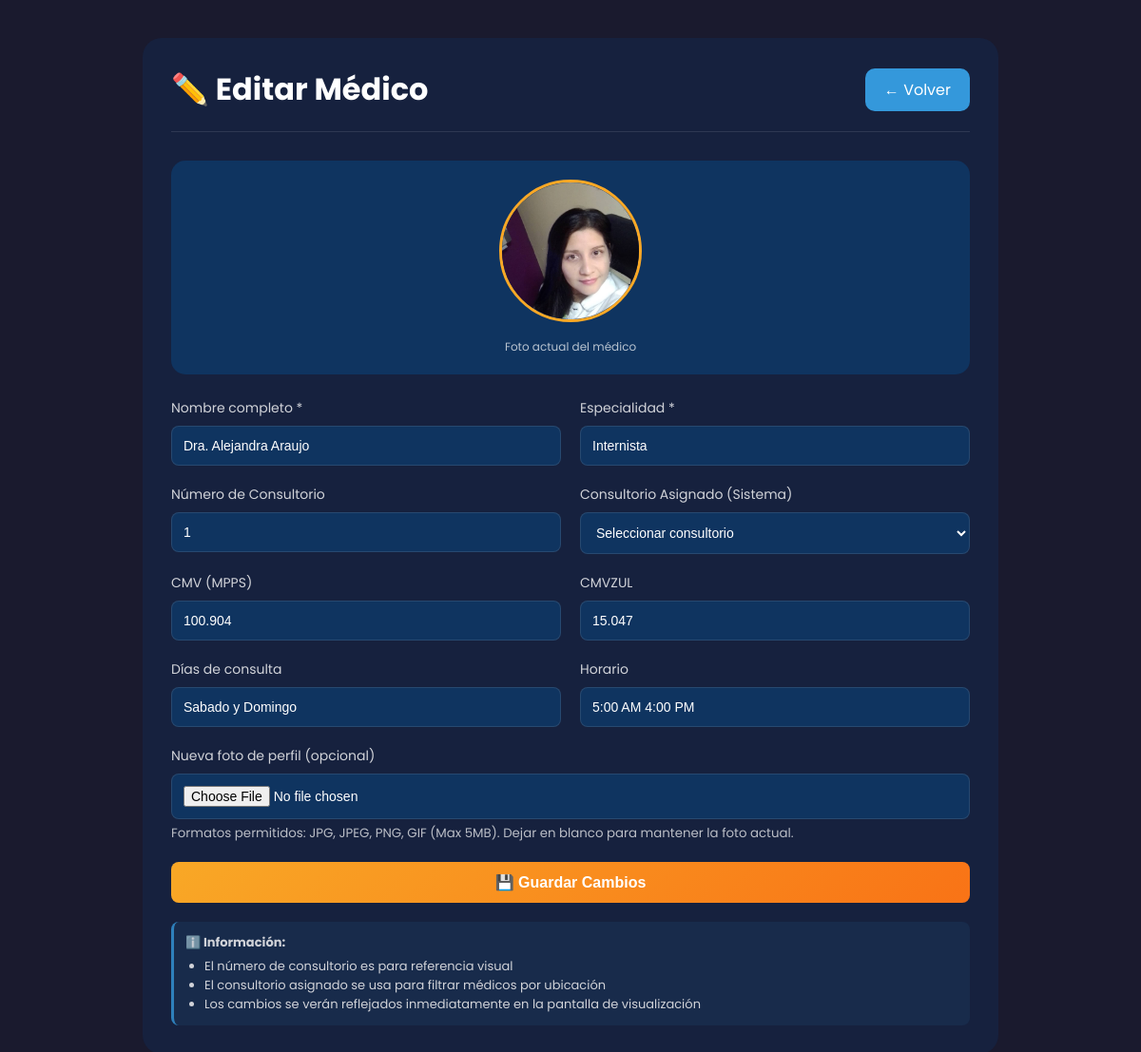
/admin/edit_doctor.php?id=1 (signed in), run on the app's committed database.
### tables this page shows
CREATE TABLE IF NOT EXISTS `medico` (
  `idmed` int(11) NOT NULL AUTO_INCREMENT,
  `nombrem` varchar(100) NOT NULL,
  `especialidad` varchar(100) NOT NULL,
  `foto` varchar(50) NOT NULL DEFAULT '',
  `fechas_consul` varchar(50) DEFAULT NULL,
  `horarios` varchar(50) DEFAULT NULL,
  `consultorio` varchar(50) DEFAULT NULL,
  `mpps` varchar(50) DEFAULT 'SIN REGISTRAR',
  `comezu` varchar(50) DEFAULT 'SIN REGISTRAR',
  `pacientes` varchar(300) DEFAULT NULL,
  `paciente_actual` varchar(50) DEFAULT NULL,
  `paciente_siguiente` varchar(50) DEFAULT NULL,
  `usuario_id` int(11) NOT NULL,
  `estado` int(11) NOT NULL DEFAULT 1,
  `timestamp` timestamp NOT NULL DEFAULT current_timestamp(),
  `consultory_id` int(11) DEFAULT NULL,
  PRIMARY KEY (`idmed`),
  KEY `usuario_id` (`usuario_id`),
  KEY `consultory_id` (`consultory_id`),
  CONSTRAINT `medico_ibfk_1` FOREIGN KEY (`usuario_id`) REFERENCES `usuario` (`idusuario`),
  CONSTRAINT `medico_ibfk_2` FOREIGN KEY (`consultory_id`) REFERENCES `consultory` (`id`) ON DELETE SET NULL
);

### includes/functions.php (called while the page is built, shortened)
<?php
function getDoctorById($conn, $doctor_id) {
    $query = "SELECT m.*, c.consultory_number, c.name as consultory_name, u.nombre as user_name
              FROM medico m
              LEFT JOIN consultory c ON m.consultory_id = c.id
              LEFT JOIN usuario u ON m.usuario_id = u.idusuario
              WHERE m.idmed = ? AND m.estado = 1";
    $stmt = mysqli_prepare($conn, $query);
    mysqli_stmt_bind_param($stmt, "i", $doctor_id);
    mysqli_stmt_execute($stmt);
    $result = mysqli_stmt_get_result($stmt);
    return mysqli_fetch_assoc($result);
}
function getDisplayDoctorPhoto($photo) {
    if ($photo && $photo != 'img_paciente.jpg' && $photo != 'img_paciente.png') {
        if (file_exists("../assets/uploads/doctors/" . $photo)) {
            return "../assets/uploads/doctors/" . $photo;
        } elseif (file_exists("../assets/uploads/doctors/" . $photo)) {
            return "../assets/uploads/doctors/" . $photo;
        } elseif (file_exists("img/uploads/" . $photo)) {
            return "img/uploads/" . $photo;
        }
    }
    return "img/img_paciente.jpg";
}
?>

### admin/edit_doctor.php (the view, shortened to what this page needs)
<?php
require_once '../conexion.php';
require_once '../includes/functions.php';
$doctor_id = isset($_GET['id']) ? (int)$_GET['id'] : 0;
$doctor = getDoctorById($conection, $doctor_id);
$photo_url = $doctor ? getDisplayDoctorPhoto($doctor['foto']) : '';
?>
<!DOCTYPE html>
<html lang="es">
<head>
</head>
<body>
    <div class="container">
        <div class="header">
            <h1>✏️ Editar Médico</h1>
            <a href="manage_doctors.php" class="btn-back">← Volver</a>
        </div>
        <?php if ($doctor): ?>
            <form method="POST" enctype="multipart/form-data">
                <?php if ($doctor['foto'] && $doctor['foto'] != 'img_paciente.jpg' && $doctor['foto'] != 'img_paciente.png'): ?>
                    <div class="current-photo">
                        <img src="<?php echo $photo_url; ?>" alt="Doctor">
                        <p>Foto actual del médico</p>
                    </div>
                <?php endif; ?>
                <div class="form-row">
                    <div class="form-group">
                        <label>Nombre completo *</label>
                        <input type="text" name="nombrem" value="<?php echo htmlspecialchars($doctor['nombrem']); ?>" required>
                    </div>
                    <div class="form-group">
                        <label>Especialidad *</label>
                        <input type="text" name="especialidad" value="<?php echo htmlspecialchars($doctor['especialidad']); ?>" required>
                    </div>
                </div>
                <div class="form-row">
                    <div class="form-group">
                        <label>Número de Consultorio</label>
                        <input type="text" name="consultorio" value="<?php echo htmlspecialchars($doctor['consultorio']); ?>" placeholder="Ej: 1, 2, 3">
                    </div>
                    <div class="form-group">
                        <label>Consultorio Asignado (Sistema)</label>
                        <select name="consultory_id">
                            <option value="">Seleccionar consultorio</option>
                        </select>
                    </div>
                </div>
                <div class="form-row">
                    <div class="form-group">
                        <label>CMV (MPPS)</label>
                        <input type="text" name="mpps" value="<?php echo htmlspecialchars($doctor['mpps']); ?>" placeholder="Número de registro MPPS">
                    </div>
                    <div class="form-group">
                        <label>CMVZUL</label>
                        <input type="text" name="comezu" value="<?php echo htmlspecialchars($doctor['comezu']); ?>" placeholder="Número de registro CMVZUL">
                    </div>
                </div>
                <div class="form-row">
                    <div class="form-group">
                        <label>Días de consulta</label>
                        <input type="text" name="fechas_consul" value="<?php echo htmlspecialchars($doctor['fechas_consul']); ?>" placeholder="Ej: Lunes a Viernes">
                    </div>
                    <div class="form-group">
                        <label>Horario</label>
                        <input type="text" name="horarios" value="<?php echo htmlspecialchars($doctor['horarios']); ?>" placeholder="Ej: 8:00 AM - 4:00 PM">
                    </div>
                </div>
                <div class="form-group">
                    <label>Nueva foto de perfil (opcional)</label>
                    <input type="file" name="foto" accept="image/*">
                    <small style="display: block; margin-top: 5px; opacity: 0.7;">
                        Formatos permitidos: JPG, JPEG, PNG, GIF (Max 5MB). Dejar en blanco para mantener la foto actual.
                    </small>
                </div>
                <button type="submit" class="btn-submit">💾 Guardar Cambios</button>
                <div class="info-note">
                    <strong>ℹ️ Información:</strong>
                    <ul style="margin-left: 20px; margin-top: 5px;">
                        <li>El número de consultorio es para referencia visual</li>
                        <li>El consultorio asignado se usa para filtrar médicos por ubicación</li>
                        <li>Los cambios se verán reflejados inmediatamente en la pantalla de visualización</li>
                    </ul>
                </div>
            </form>
        <?php endif; ?>
    </div>
</body>
</html>

### admin/edit_doctor.php (style rules this page uses)
* { margin: 0; padding: 0; box-sizing: border-box; }
body { font-family: 'Poppins', sans-serif; background: #1a1a2e; color: #fff; padding: 40px; }
.container { max-width: 900px; margin: 0 auto; background: #16213e; border-radius: 20px; padding: 30px; }
.header { display: flex; justify-content: space-between; align-items: center; margin-bottom: 30px; padding-bottom: 20px; border-bottom: 1px solid rgba(255, 255, 255, 0.1); }
.btn-back { padding: 10px 20px; background: #3498db; color: #fff; text-decoration: none; border-radius: 10px; transition: all 0.3s ease; }
.form-group { margin-bottom: 20px; }
.form-group label { display: block; margin-bottom: 8px; font-size: 14px; opacity: 0.8; }
.form-group input, .form-group select, .form-group textarea { width: 100%; padding: 12px; background: #0f3460; border: 1px solid rgba(255, 255, 255, 0.1); border-radius: 8px; color: #fff; font-size: 14px; transition: all 0.3s ease; }
.form-row { display: grid; grid-template-columns: 1fr 1fr; gap: 20px; }
.current-photo { text-align: center; margin-bottom: 25px; padding: 20px; background: #0f3460; border-radius: 15px; }
.current-photo img { width: 150px; height: 150px; border-radius: 50%; object-fit: cover; border: 3px solid #f9a826; }
.current-photo p { margin-top: 10px; font-size: 12px; opacity: 0.7; }
.btn-submit { padding: 12px 30px; background: linear-gradient(135deg, #f9a826 0%, #f97316 100%); border: none; border-radius: 8px; color: #fff; font-size: 16px; font-weight: 600; cursor: pointer; width: 100%; transition: all 0.3s ease; }
.info-note { background: rgba(52, 152, 219, 0.1); border-left: 3px solid #3498db; padding: 12px; margin-top: 20px; border-radius: 8px; font-size: 13px; opacity: 0.8; }

### data on the page
medico: foto (picture), nombrem "Dra. Alejandra Araujo", especialidad "Internista", consultorio "1", mpps "100.904", comezu "15.047", fechas_consul "Sabado y Domingo", horarios "5:00 AM 4:00 PM"
